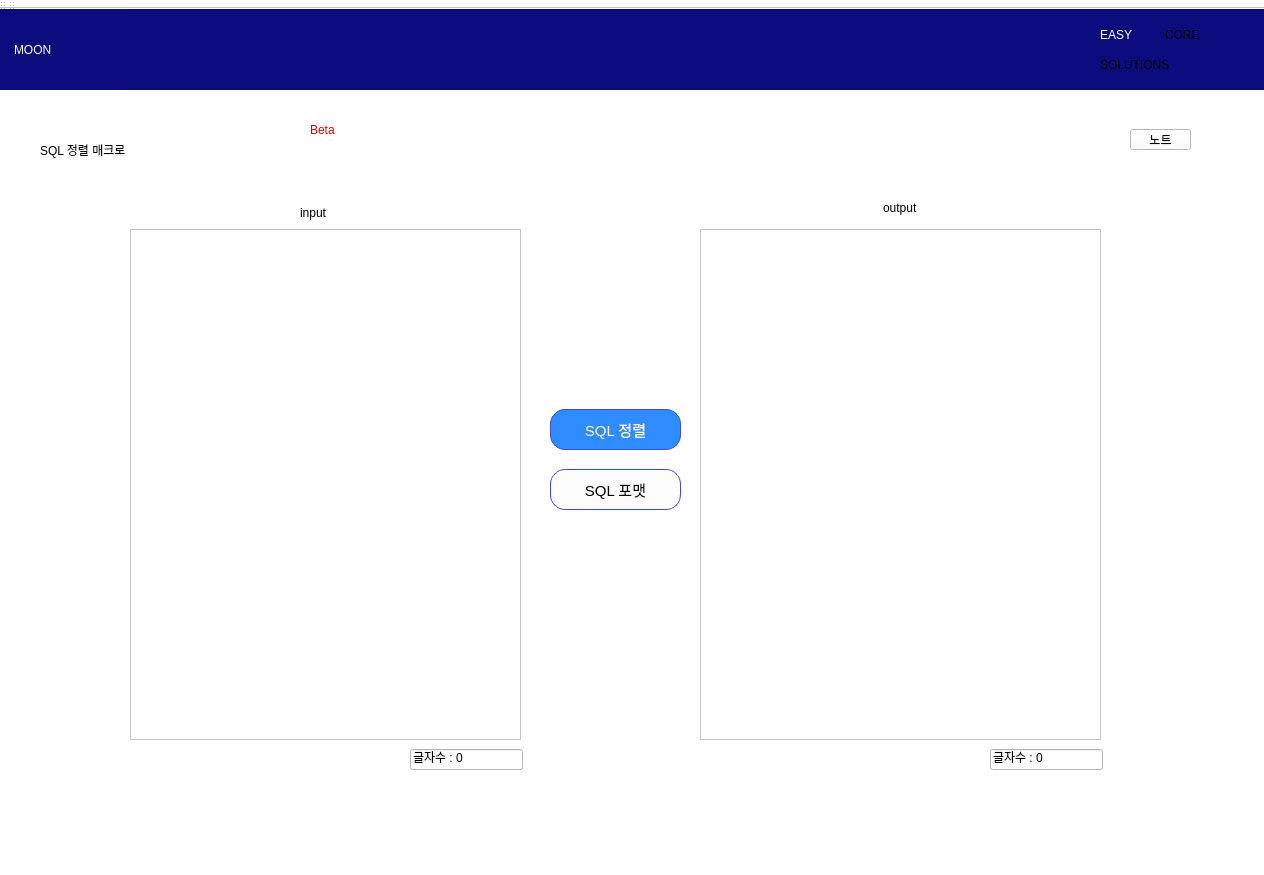
<?xml version="1.0" encoding="UTF-8"?>
<ui version="4.0">
 <class>MainWindow</class>
 <widget class="QMainWindow" name="MainWindow">
  <property name="geometry">
   <rect>
    <x>0</x>
    <y>0</y>
    <width>1264</width>
    <height>875</height>
   </rect>
  </property>
  <property name="windowTitle">
   <string>MainWindow</string>
  </property>
  <property name="styleSheet">
   <string notr="true">background-color: rgb(255, 255, 255);
margin : 0;</string>
  </property>
  <widget class="QWidget" name="centralwidget">
   <widget class="QTextEdit" name="textEdit">
    <property name="geometry">
     <rect>
      <x>130</x>
      <y>220</y>
      <width>391</width>
      <height>511</height>
     </rect>
    </property>
    <property name="styleSheet">
     <string notr="true">border-top-color: rgb(180, 232, 255);
font: 25 12pt &quot;Microsoft YaHei Light&quot;;</string>
    </property>
    <property name="html">
     <string>&lt;!DOCTYPE HTML PUBLIC &quot;-//W3C//DTD HTML 4.0//EN&quot; &quot;http://www.w3.org/TR/REC-html40/strict.dtd&quot;&gt;
&lt;html&gt;&lt;head&gt;&lt;meta name=&quot;qrichtext&quot; content=&quot;1&quot; /&gt;&lt;style type=&quot;text/css&quot;&gt;
p, li { white-space: pre-wrap; }
&lt;/style&gt;&lt;/head&gt;&lt;body style=&quot; font-family:'Microsoft YaHei Light'; font-size:12pt; font-weight:24; font-style:normal;&quot;&gt;
&lt;p style=&quot;-qt-paragraph-type:empty; margin-top:0px; margin-bottom:0px; margin-left:0px; margin-right:0px; -qt-block-indent:0; text-indent:0px; font-family:'Gulim'; font-size:9pt; font-weight:400;&quot;&gt;&lt;br /&gt;&lt;/p&gt;&lt;/body&gt;&lt;/html&gt;</string>
    </property>
   </widget>
   <widget class="QPushButton" name="input_box">
    <property name="geometry">
     <rect>
      <x>550</x>
      <y>400</y>
      <width>131</width>
      <height>41</height>
     </rect>
    </property>
    <property name="styleSheet">
     <string notr="true">    border-radius: 15px;                      /* 둥근 모서리 */
    border: 1px solid #4048e1;                /* 테두리 색상 (파란색) */
    background-color: rgb(46, 140, 255);
    color: rgb(255, 255, 255);                /* 텍스트 색상 (흰색) */
    font-size: 15px;                          /* 폰트 크기 */
</string>
    </property>
    <property name="text">
     <string>SQL 정렬</string>
    </property>
   </widget>
   <widget class="QTextEdit" name="textEdit_2">
    <property name="geometry">
     <rect>
      <x>700</x>
      <y>220</y>
      <width>401</width>
      <height>511</height>
     </rect>
    </property>
    <property name="styleSheet">
     <string notr="true">border-top-color: rgb(180, 232, 255);
font: 25 12pt &quot;Microsoft YaHei Light&quot;;</string>
    </property>
   </widget>
   <widget class="QLabel" name="input_title">
    <property name="geometry">
     <rect>
      <x>300</x>
      <y>188</y>
      <width>91</width>
      <height>31</height>
     </rect>
    </property>
    <property name="styleSheet">
     <string notr="true">font: 12pt &quot;Bahnschrift&quot;;</string>
    </property>
    <property name="text">
     <string>input</string>
    </property>
   </widget>
   <widget class="QLabel" name="output_title">
    <property name="geometry">
     <rect>
      <x>883</x>
      <y>183</y>
      <width>81</width>
      <height>31</height>
     </rect>
    </property>
    <property name="styleSheet">
     <string notr="true">font: 12pt &quot;Bahnschrift&quot;;</string>
    </property>
    <property name="text">
     <string>output</string>
    </property>
   </widget>
   <widget class="QPushButton" name="del_box">
    <property name="geometry">
     <rect>
      <x>550</x>
      <y>460</y>
      <width>131</width>
      <height>41</height>
     </rect>
    </property>
    <property name="styleSheet">
     <string notr="true">

    border-radius: 15px;                      /* 둥근 모서리 */
    border: 1px solid #4048e1;                /* 테두리 색상 (파란색) */
    background-color: rgb(253, 253, 253);
    color: rgb(0, 0, 0);                /* 텍스트 색상 (흰색) */
    font-size: 15px;                          /* 폰트 크기 */
</string>
    </property>
    <property name="text">
     <string>SQL 포맷</string>
    </property>
   </widget>
   <widget class="QLabel" name="main_title">
    <property name="geometry">
     <rect>
      <x>40</x>
      <y>120</y>
      <width>291</width>
      <height>41</height>
     </rect>
    </property>
    <property name="styleSheet">
     <string notr="true">font: 22pt &quot;Century Gothic&quot;;</string>
    </property>
    <property name="text">
     <string>SQL 정렬 매크로</string>
    </property>
   </widget>
   <widget class="QLabel" name="label_4">
    <property name="geometry">
     <rect>
      <x>310</x>
      <y>110</y>
      <width>81</width>
      <height>21</height>
     </rect>
    </property>
    <property name="styleSheet">
     <string notr="true">color: rgb(220, 0, 0);
font: italic 12pt &quot;Brush Script MT&quot;;
background-color: rgba(255, 255, 255, 0);  /* 투명 배경 */</string>
    </property>
    <property name="text">
     <string>Beta</string>
    </property>
   </widget>
   <widget class="QFrame" name="frame_2">
    <property name="geometry">
     <rect>
      <x>-10</x>
      <y>0</y>
      <width>1291</width>
      <height>81</height>
     </rect>
    </property>
    <property name="styleSheet">
     <string notr="true">background-color: rgb(12, 12, 127);</string>
    </property>
    <property name="frameShape">
     <enum>QFrame::StyledPanel</enum>
    </property>
    <property name="frameShadow">
     <enum>QFrame::Raised</enum>
    </property>
    <widget class="QLabel" name="label_7">
     <property name="geometry">
      <rect>
       <x>1175</x>
       <y>10</y>
       <width>71</width>
       <height>31</height>
      </rect>
     </property>
     <property name="styleSheet">
      <string notr="true">color: rgb(0, 0, 0);
font: 75 18pt &quot;Bahnschrift SemiCondensed&quot;;
</string>
     </property>
     <property name="text">
      <string>CORE</string>
     </property>
    </widget>
    <widget class="QLabel" name="label_6">
     <property name="geometry">
      <rect>
       <x>1110</x>
       <y>10</y>
       <width>61</width>
       <height>31</height>
      </rect>
     </property>
     <property name="styleSheet">
      <string notr="true">font: 18pt &quot;Alef&quot;;

color: rgb(255, 255, 255);
font: 75 18pt &quot;Bahnschrift SemiCondensed&quot;;</string>
     </property>
     <property name="text">
      <string>EASY</string>
     </property>
    </widget>
    <widget class="QLabel" name="label_10">
     <property name="geometry">
      <rect>
       <x>1110</x>
       <y>40</y>
       <width>191</width>
       <height>31</height>
      </rect>
     </property>
     <property name="styleSheet">
      <string notr="true">color: rgb(0, 0, 0);
font: 75 18pt &quot;Bahnschrift SemiCondensed&quot;;</string>
     </property>
     <property name="text">
      <string>SOLUTIONS</string>
     </property>
    </widget>
    <widget class="QFrame" name="frame_3">
     <property name="geometry">
      <rect>
       <x>10</x>
       <y>0</y>
       <width>161</width>
       <height>81</height>
      </rect>
     </property>
     <property name="styleSheet">
      <string notr="true">
border-top-right-radius: 40px;
border-bottom-right-radius: 40px;</string>
     </property>
     <property name="frameShape">
      <enum>QFrame::StyledPanel</enum>
     </property>
     <property name="frameShadow">
      <enum>QFrame::Raised</enum>
     </property>
     <widget class="QLabel" name="label_11">
      <property name="geometry">
       <rect>
        <x>14</x>
        <y>20</y>
        <width>131</width>
        <height>41</height>
       </rect>
      </property>
      <property name="styleSheet">
       <string notr="true">
color: rgb(255, 255, 255);
font: 24pt &quot;Cooper Black&quot;;</string>
      </property>
      <property name="text">
       <string>MOON </string>
      </property>
     </widget>
    </widget>
   </widget>
   <widget class="QLineEdit" name="input_cnt">
    <property name="geometry">
     <rect>
      <x>410</x>
      <y>740</y>
      <width>113</width>
      <height>21</height>
     </rect>
    </property>
    <property name="text">
     <string>글자수 : 0 </string>
    </property>
   </widget>
   <widget class="QLineEdit" name="output_cnt">
    <property name="geometry">
     <rect>
      <x>990</x>
      <y>740</y>
      <width>113</width>
      <height>21</height>
     </rect>
    </property>
    <property name="text">
     <string>글자수 : 0</string>
    </property>
   </widget>
   <widget class="QToolButton" name="note">
    <property name="geometry">
     <rect>
      <x>1130</x>
      <y>120</y>
      <width>61</width>
      <height>21</height>
     </rect>
    </property>
    <property name="text">
     <string>노트</string>
    </property>
   </widget>
  </widget>
  <widget class="QMenuBar" name="menubar">
   <property name="geometry">
    <rect>
     <x>0</x>
     <y>0</y>
     <width>1264</width>
     <height>27</height>
    </rect>
   </property>
  </widget>
  <widget class="QToolBar" name="toolBar">
   <property name="windowTitle">
    <string>toolBar</string>
   </property>
   <attribute name="toolBarArea">
    <enum>TopToolBarArea</enum>
   </attribute>
   <attribute name="toolBarBreak">
    <bool>false</bool>
   </attribute>
  </widget>
  <widget class="QToolBar" name="toolBar_2">
   <property name="windowTitle">
    <string>toolBar_2</string>
   </property>
   <attribute name="toolBarArea">
    <enum>TopToolBarArea</enum>
   </attribute>
   <attribute name="toolBarBreak">
    <bool>false</bool>
   </attribute>
  </widget>
 </widget>
 <resources/>
 <connections/>
</ui>
